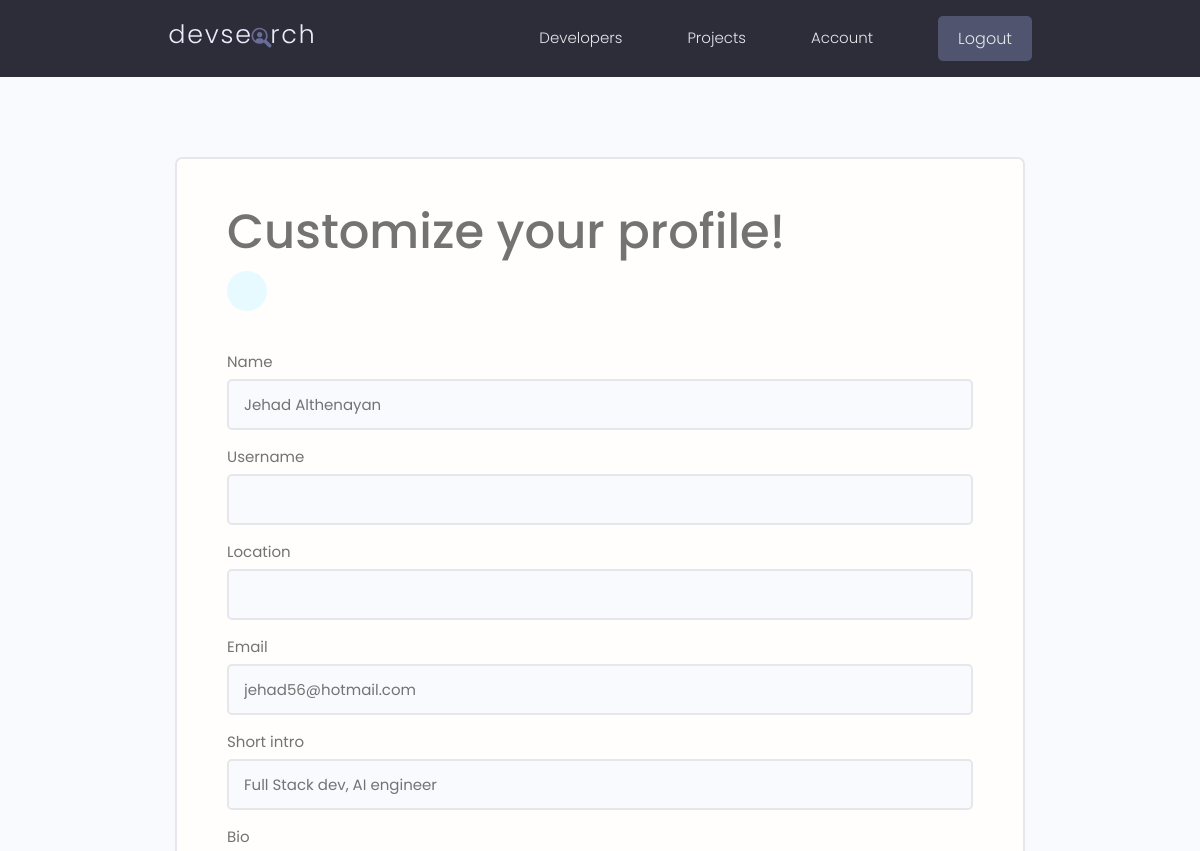
Before: /users/edit-account/ (signed in, upper part) with the older database file.
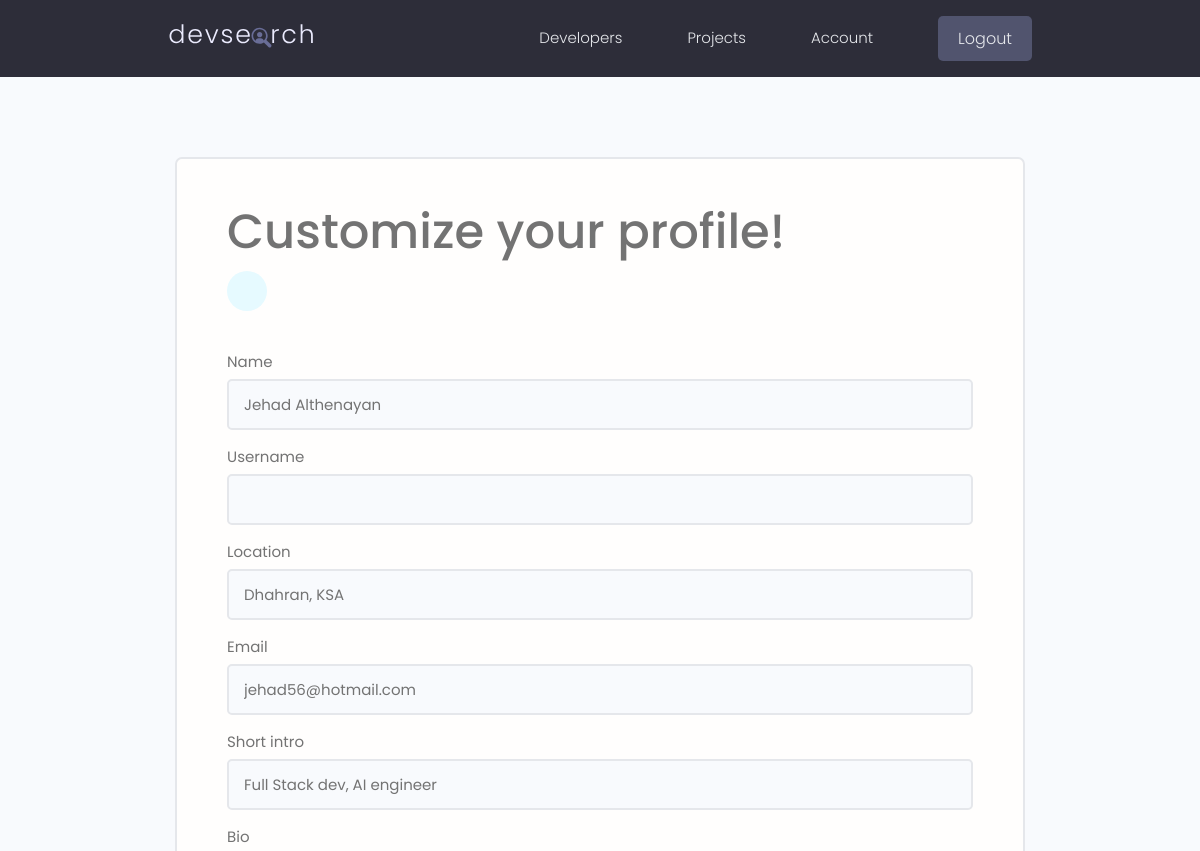
After: the same page with the newer database file.
### users/models.py (models this page shows, shortened)
class Profile(models.Model):
    user = models.OneToOneField(User,on_delete=models.CASCADE,null=True,blank=True)
    name = models.CharField(max_length=200,null=True,blank=True)
    username = models.CharField(max_length=200,null=True,blank=True)
    location = models.CharField(max_length=200,null=True,blank=True)
    email= models.EmailField(max_length=200,null=True,blank=True)
    short_intro = models.CharField(max_length=500,null=True,blank=True)
    bio = models.TextField(null=True,blank=True)
    profile_image =  models.ImageField(null=True,blank=True,upload_to='profiles/',default='profiles/user-default.png')
    social_github = models.CharField(max_length=200,null=True,blank=True)
    social_twitter = models.CharField(max_length=200,null=True,blank=True)
    social_linkedin = models.CharField(max_length=200,null=True,blank=True)
    social_youtube = models.CharField(max_length=200,null=True,blank=True)
    social_website = models.CharField(max_length=200,null=True,blank=True)
    created = models.DateTimeField(auto_now_add=True) # date and time stamp
    id = models.UUIDField(default=uuid.uuid4,unique=True,primary_key=True,editable=False)

### users/views.py (the view)
# urls.py: path('edit-account/',views.editAccount,name="edit-account"),
@login_required(login_url='login')
def editAccount(req):
    profile = req.user.profile
    form = ProfileForm(instance=profile)
    context = {'form':form}
    if req.method == 'POST':
        form = ProfileForm(req.POST,req.FILES,instance=profile)
        if form.is_valid():
            form.save()
            return redirect('account')
    return render(req,"users/profile_form.html",context)

### users/forms.py
class ProfileForm(ModelForm):
    class Meta:
        model = Profile
        fields = ["name",
        "username",
        "location",
        "email",
        "short_intro",
        "bio",
        "profile_image",
        "social_github",
        "social_twitter",
        "social_linkedin",
        "social_youtube",
        "social_website"]
    def __init__(self,*args,**kwargs):
        super(ProfileForm,self).__init__(*args,**kwargs)
        for name, field in self.fields.items():
            field.widget.attrs.update({'class': 'input'})

### users/templates/users/profile_form.html (shortened to what this page needs)
{% extends 'main.html' %}
{% block content %}
<main class="formPage my-xl">
    <div class="content-box">
        <div class="formWrapper">
            <h1>Customize your profile!</h1>
            <a class="backButton" href="{% url 'account' %}"></a>
            <br>
            <form class="form" method="POST" action="{% url 'edit-account' %}" enctype="multipart/form-data">
                {% for field in form %}
                <div class="form__field">
                    <label for="formInput#text">{{field.label}}</label>
                    {{field}}
                </div>
                {% endfor %}
            </form>
        </div>
    </div>
</main>
{% endblock content %}

Changed rows visible on the page:
changed Profile "Jehad Althenayan": location (not shown) → "Dhahran, KSA"
